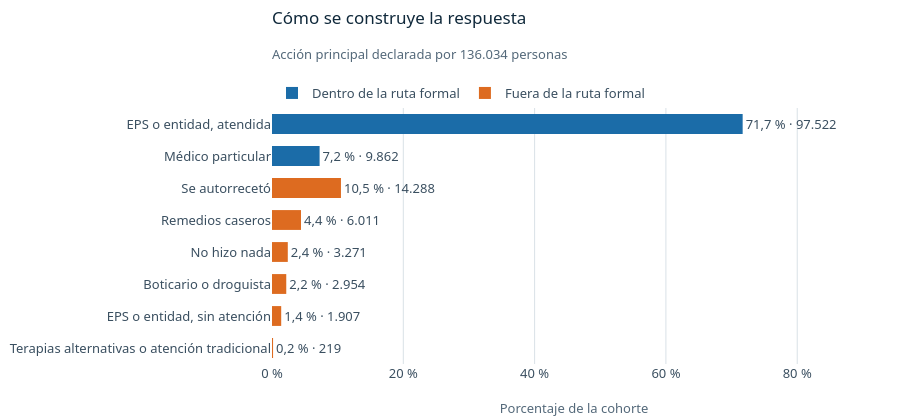

Here is the notebook cell this chart was saved with:
### Markdown cell above
La unidad es la persona. La cohorte no es toda la población del Atlántico: solo incluye a quienes declararon el problema de salud y tienen una respuesta clasificable.

### Regla de la etiqueta

`P_QUEHIZO_PPAL` registra el tratamiento principal y `PA_LO_ATENDIERON` indica si la entidad atendió a la persona.

- Dentro de la ruta formal: acudió a su EPS o entidad y fue atendida, o acudió a un médico particular.
- Fuera de la ruta formal: acudió a su EPS o entidad y no fue atendida, o declaró otra acción principal o ninguna.

### Code cell
accion = df["P_QUEHIZO_PPAL"]
etiquetas = fuente["label_breakdown"]
filas = [
    ("EPS o entidad, atendida", "Dentro", etiquetas["eps_atendido"]),
    ("Médico particular", "Dentro", etiquetas["medico_particular"]),
    ("Se autorrecetó", "Fuera", int(accion.eq(8).sum())),
    ("Remedios caseros", "Fuera", int(accion.eq(7).sum())),
    ("No hizo nada", "Fuera", int(accion.eq(9).sum())),
    ("Boticario o droguista", "Fuera", int(accion.eq(3).sum())),
    ("EPS o entidad, sin atención", "Fuera", etiquetas["eps_no_atendido"]),
    # Las categorías 5 y 6 son muy pequeñas: se publican agrupadas con la 4.
    ("Terapias alternativas o atención tradicional", "Fuera", int(accion.isin([4, 5, 6]).sum())),
]
rutas = pd.DataFrame(filas, columns=["accion", "ruta", "n"])
assert rutas["n"].sum() == len(df)
rutas["pct"] = rutas["n"] / len(df)

orden = rutas.iloc[::-1]
fig = go.Figure()
for ruta, color, nombre in (("Dentro", DENTRO, "Dentro de la ruta formal"), ("Fuera", FUERA, "Fuera de la ruta formal")):
    parte = orden[orden["ruta"] == ruta]
    fig.add_trace(go.Bar(
        x=parte["pct"] * 100, y=parte["accion"], orientation="h", name=nombre, marker_color=color, width=0.62,
        text=[f"{porcentaje(p)} · {entero(n)}" for p, n in zip(parte["pct"], parte["n"])],
        textposition="outside", cliponaxis=False, customdata=parte["n"],
        hovertemplate="%{y}<br>%{x:.1f} % de la cohorte<br>%{customdata:,} personas<extra></extra>",
    ))
fig.update_yaxes(categoryorder="array", categoryarray=orden["accion"].tolist(), showgrid=False)
fig.update_xaxes(range=[0, 92], title_text="Porcentaje de la cohorte", ticksuffix=" %")
rotular(fig, "Cómo se construye la respuesta", f"Acción principal declarada por {entero(len(df))} personas")
mostrar_figura(fig, alto=420)

fuera = df["SIN_ACCESO"].sum()
ver(rutas.groupby("ruta", sort=False)["n"].sum().rename("Personas").reset_index().assign(
    Porcentaje=lambda t: [porcentaje(v / len(df), 2) for v in t["Personas"]],
    Personas=lambda t: [entero(v) for v in t["Personas"]],
).rename(columns={"ruta": "Ruta"}), "Resumen de la clase")

### Figure 1 — Plotly figure (JSON) as saved in the notebook; plotly's stock layout.template omitted (floating-point values rounded to 4 significant figures)
{"data": [{"cliponaxis": false, "customdata": [9862, 97522], "hovertemplate": "%{y}<br>%{x:.1f} % de la cohorte<br>%{customdata:,} personas<extra></extra>", "marker": {"color": "#1B6CA8"}, "name": "Dentro de la ruta formal", "orientation": "h", "text": ["7,2 % · 9.862", "71,7 % · 97.522"], "textposition": "outside", "type": "bar", "width": 0.62, "x": [7.25, 71.69], "y": ["Médico particular", "EPS o entidad, atendida"]}, {"cliponaxis": false, "customdata": [219, 1907, 2954, 3271, 6011, 14288], "hovertemplate": "%{y}<br>%{x:.1f} % de la cohorte<br>%{customdata:,} personas<extra></extra>", "marker": {"color": "#DD6B20"}, "name": "Fuera de la ruta formal", "orientation": "h", "text": ["0,2 % · 219", "1,4 % · 1.907", "2,2 % · 2.954", "2,4 % · 3.271", "4,4 % · 6.011", "10,5 % · 14.288"], "textposition": "outside", "type": "bar", "width": 0.62, "x": [0.161, 1.402, 2.172, 2.405, 4.419, 10.5], "y": ["Terapias alternativas o atención tradicional", "EPS o entidad, sin atención", "Boticario o droguista", "No hizo nada", "Remedios caseros", "Se autorrecetó"]}], "layout": {"height": 420, "margin": {"t": 108}, "title": {"font": {"color": "#10293B", "size": 17}, "pad": {"t": 12}, "subtitle": {"font": {"color": "#54697A", "size": 13}, "text": "Acción principal declarada por 136.034 personas"}, "text": "Cómo se construye la respuesta", "x": 0, "xanchor": "left", "xref": "paper", "y": 1, "yanchor": "top", "yref": "container"}, "xaxis": {"range": [0, 92], "ticksuffix": " %", "title": {"text": "Porcentaje de la cohorte"}}, "yaxis": {"categoryarray": ["Terapias alternativas o atención tradicional", "EPS o entidad, sin atención", "Boticario o droguista", "No hizo nada", "Remedios caseros", "Se autorrecetó", "Médico particular", "EPS o entidad, atendida"], "categoryorder": "array", "showgrid": false}}}
